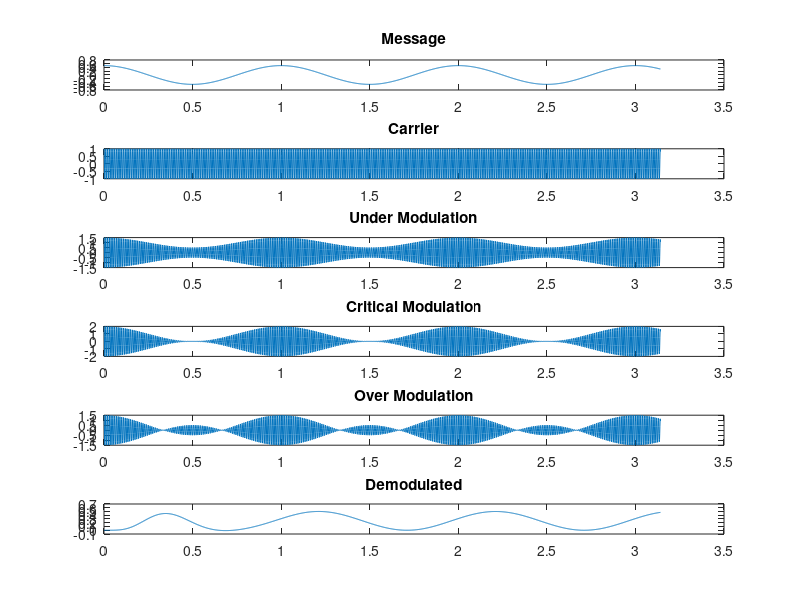

Write MATLAB code to recreate this figure.
clear all;
close all;

fs=1000;
T=1/fs;

t=0:T:pi;

fm=1;
fc=100;

am=0.5;
ac=1;
m=(am).*cos(2.*pi.*fm.*t);
c=(ac).*cos(2.*pi.*fc.*t);
s0=(ac+m).*cos(2.*pi.*fc.*t);
subplot(6,1,1);
plot(t,m);
title("Message")
subplot(6,1,2);
plot(t,c);
title("Carrier")
subplot(6,1,3);
plot(t,s0);
title("Under Modulation")

am=1;
ac=1;
m=(am).*cos(2.*pi.*fm.*t);
c=(ac).*cos(2.*pi.*fc.*t);
s=(ac+m).*cos(2.*pi.*fc.*t);
subplot(6,1,4);
plot(t,s);
title("Critical Modulation")

am=1;
ac=0.5;
m=(am).*cos(2.*pi.*fm.*t);
c=(ac).*cos(2.*pi.*fc.*t);
s1=(ac+m).*cos(2.*pi.*fc.*t);
subplot(6,1,5);
plot(t,s1);
title("Over Modulation")

d = s.*c;

[a,b]=butter(5,fm/fc/2);

dmod = filter(a,b,d);

subplot(6,1,6);
plot(t,dmod);
xlabel("");
ylabel("");
title("Demodulated");